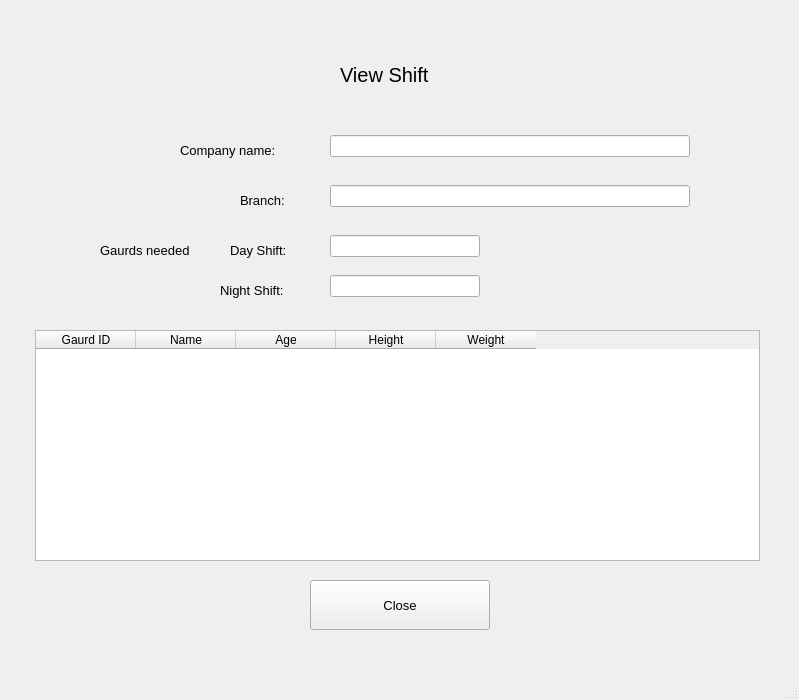
<?xml version="1.0" encoding="UTF-8"?>
<ui version="4.0">
 <class>MainWindow</class>
 <widget class="QMainWindow" name="MainWindow">
  <property name="geometry">
   <rect>
    <x>0</x>
    <y>0</y>
    <width>799</width>
    <height>700</height>
   </rect>
  </property>
  <property name="windowTitle">
   <string>MainWindow</string>
  </property>
  <widget class="QWidget" name="centralwidget">
   <widget class="QLabel" name="label">
    <property name="geometry">
     <rect>
      <x>340</x>
      <y>40</y>
      <width>120</width>
      <height>70</height>
     </rect>
    </property>
    <property name="font">
     <font>
      <pointsize>15</pointsize>
     </font>
    </property>
    <property name="text">
     <string>View Shift</string>
    </property>
   </widget>
   <widget class="QLabel" name="label_2">
    <property name="geometry">
     <rect>
      <x>180</x>
      <y>140</y>
      <width>131</width>
      <height>21</height>
     </rect>
    </property>
    <property name="font">
     <font>
      <pointsize>10</pointsize>
     </font>
    </property>
    <property name="text">
     <string>Company name: </string>
    </property>
   </widget>
   <widget class="QLabel" name="label_3">
    <property name="geometry">
     <rect>
      <x>240</x>
      <y>190</y>
      <width>71</width>
      <height>21</height>
     </rect>
    </property>
    <property name="font">
     <font>
      <pointsize>10</pointsize>
     </font>
    </property>
    <property name="text">
     <string>Branch:</string>
    </property>
   </widget>
   <widget class="QLabel" name="label_4">
    <property name="geometry">
     <rect>
      <x>100</x>
      <y>240</y>
      <width>141</width>
      <height>21</height>
     </rect>
    </property>
    <property name="font">
     <font>
      <pointsize>10</pointsize>
     </font>
    </property>
    <property name="text">
     <string>Gaurds needed</string>
    </property>
   </widget>
   <widget class="QLabel" name="label_5">
    <property name="geometry">
     <rect>
      <x>230</x>
      <y>240</y>
      <width>141</width>
      <height>21</height>
     </rect>
    </property>
    <property name="font">
     <font>
      <pointsize>10</pointsize>
     </font>
    </property>
    <property name="text">
     <string>Day Shift: </string>
    </property>
   </widget>
   <widget class="QLabel" name="label_6">
    <property name="geometry">
     <rect>
      <x>220</x>
      <y>280</y>
      <width>101</width>
      <height>21</height>
     </rect>
    </property>
    <property name="font">
     <font>
      <pointsize>10</pointsize>
     </font>
    </property>
    <property name="text">
     <string>Night Shift: </string>
    </property>
   </widget>
   <widget class="QLineEdit" name="lineEdit_8">
    <property name="geometry">
     <rect>
      <x>330</x>
      <y>275</y>
      <width>150</width>
      <height>22</height>
     </rect>
    </property>
   </widget>
   <widget class="QLineEdit" name="lineEdit_7">
    <property name="geometry">
     <rect>
      <x>330</x>
      <y>235</y>
      <width>150</width>
      <height>22</height>
     </rect>
    </property>
   </widget>
   <widget class="QTableWidget" name="tableWidget">
    <property name="geometry">
     <rect>
      <x>35</x>
      <y>330</y>
      <width>725</width>
      <height>231</height>
     </rect>
    </property>
    <column>
     <property name="text">
      <string>Gaurd ID</string>
     </property>
    </column>
    <column>
     <property name="text">
      <string>Name</string>
     </property>
    </column>
    <column>
     <property name="text">
      <string>Age</string>
     </property>
    </column>
    <column>
     <property name="text">
      <string>Height</string>
     </property>
    </column>
    <column>
     <property name="text">
      <string>Weight</string>
     </property>
    </column>
   </widget>
   <widget class="QPushButton" name="pushButton_4">
    <property name="geometry">
     <rect>
      <x>310</x>
      <y>580</y>
      <width>180</width>
      <height>50</height>
     </rect>
    </property>
    <property name="font">
     <font>
      <pointsize>10</pointsize>
     </font>
    </property>
    <property name="text">
     <string>Close</string>
    </property>
   </widget>
   <widget class="QLineEdit" name="lineEdit_9">
    <property name="geometry">
     <rect>
      <x>330</x>
      <y>185</y>
      <width>360</width>
      <height>22</height>
     </rect>
    </property>
   </widget>
   <widget class="QLineEdit" name="lineEdit_10">
    <property name="geometry">
     <rect>
      <x>330</x>
      <y>135</y>
      <width>360</width>
      <height>22</height>
     </rect>
    </property>
   </widget>
  </widget>
  <widget class="QMenuBar" name="menubar">
   <property name="geometry">
    <rect>
     <x>0</x>
     <y>0</y>
     <width>799</width>
     <height>26</height>
    </rect>
   </property>
  </widget>
  <widget class="QStatusBar" name="statusbar"/>
 </widget>
 <resources/>
 <connections/>
</ui>
